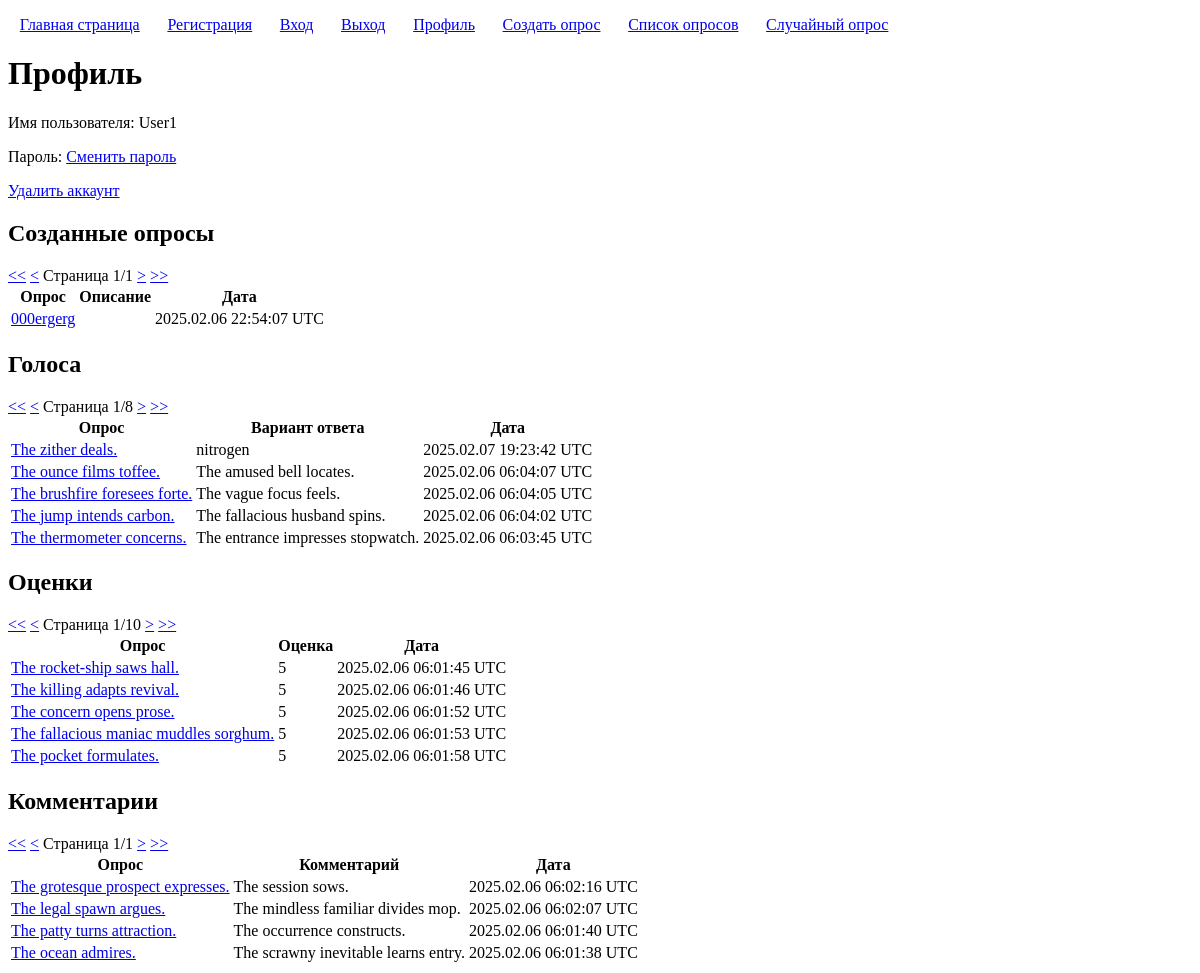
The app's page /users/98/profile/ (signed in), older data.
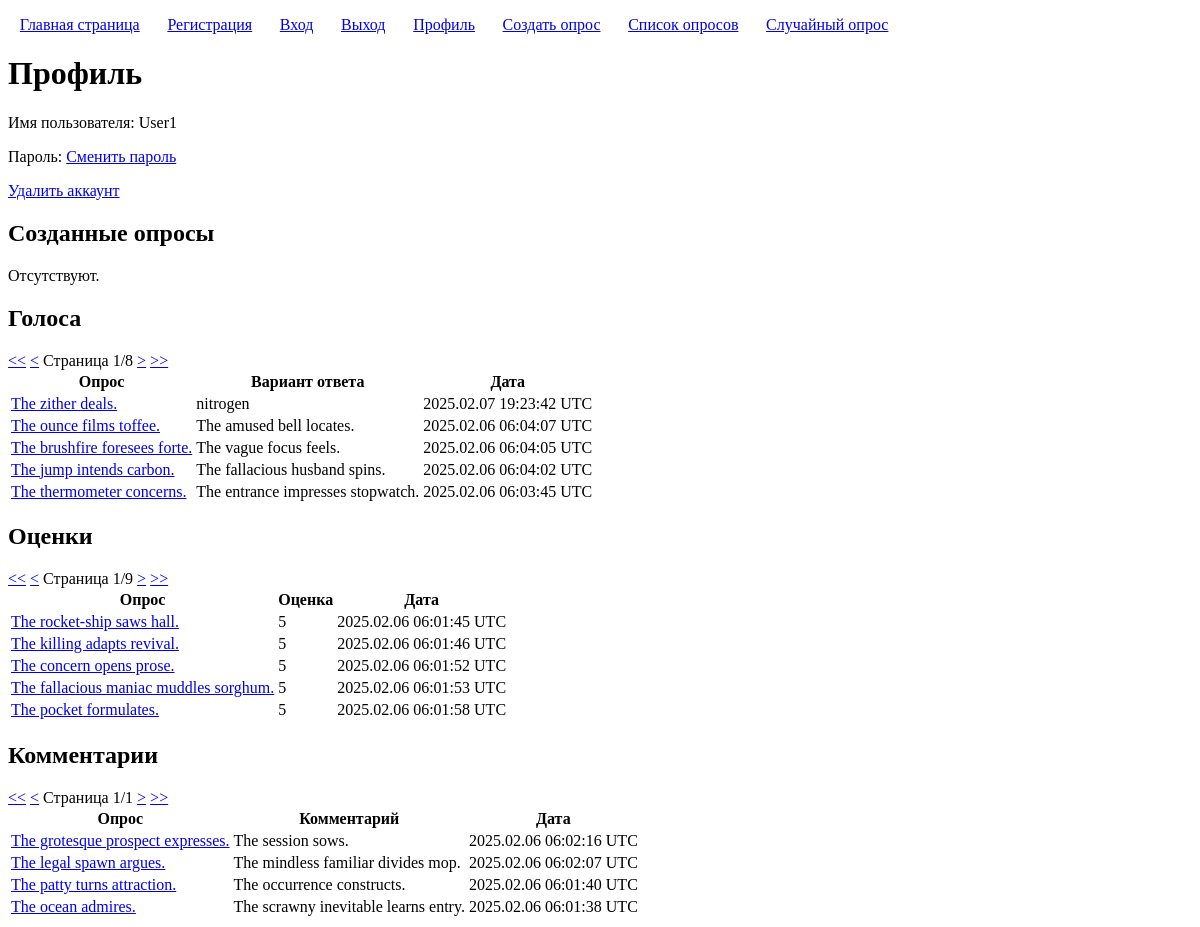
The same page, newer data.
### polls/models.py (models this page shows, shortened)
class Poll(models.Model):
	title = models.CharField('Заголовок', max_length=100, validators=[custom_validators.forbidden_words])
	description = models.CharField('Описание', max_length=100, blank=True, null=True, validators=[custom_validators.forbidden_words])
	user = models.ForeignKey(User, on_delete=models.CASCADE, verbose_name='Автор')
	created = models.DateTimeField('Время создания', auto_now_add=True)
	class Meta:
		constraints = [models.UniqueConstraint(fields=('title', 'user'), name="unique_poll" )]

class Vote(models.Model):
	user = models.ForeignKey(User, on_delete=models.CASCADE)
	poll = models.ForeignKey(Poll, on_delete=models.CASCADE)
	choice = models.ForeignKey(Choice, on_delete=models.CASCADE)
	created = models.DateTimeField(auto_now=True)
	class Meta:
		constraints = [models.UniqueConstraint(fields=('user', 'poll'), name="unique_vote" )]

class Choice(models.Model):
	poll = models.ForeignKey(Poll, on_delete=models.CASCADE)
	text = models.CharField('', max_length=100, validators=[custom_validators.forbidden_words])
	class Meta:
		constraints = [models.UniqueConstraint(fields=('poll', 'text'), name="unique_choice" )]

class Rating(models.Model):
	user = models.ForeignKey(User, on_delete=models.CASCADE)
	poll = models.ForeignKey(Poll, on_delete=models.CASCADE)
	value = models.IntegerField(validators=[MinValueValidator(1), MaxValueValidator(5)])
	created = models.DateTimeField(auto_now=True)
	class Meta:
		constraints = [models.UniqueConstraint(fields=('user', 'poll'), name="unique_rating" )]

class Comment(models.Model):
	user = models.ForeignKey(User, on_delete=models.CASCADE)
	poll = models.ForeignKey(Poll, on_delete=models.CASCADE)
	text = models.CharField('Текст', max_length=100, validators=[custom_validators.forbidden_words])
	created = models.DateTimeField(auto_now_add=True)

### users/views.py (the view)
# urls.py: path("<int:user_pk>/profile/", views.ProfileView.as_view(), name="profile"),
class ProfileView(DetailView):
	model = User
	pk_url_kwarg = 'user_pk'
	paginate_by = 5
	template_name = 'users/profile.html'
	def get_context_data(self, *args, **kwargs):
		context = super().get_context_data(*args, **kwargs)
		context['user_polls'] = self.request.user.poll_set.order_by('-created')
		user_polls_paginator = Paginator(context['user_polls'], self.paginate_by)
		context['user_polls_page_kwarg'] = 'user_polls_page_number'
		context['user_polls_page_number'] = self.request.GET.get(context['user_polls_page_kwarg'])
		context['user_polls_page_obj'] = user_polls_paginator.get_page(context['user_polls_page_number'])
		context['user_votes'] = self.request.user.vote_set.order_by('-created')
		user_votes_paginator = Paginator(context['user_votes'], self.paginate_by)
		context['user_votes_page_kwarg'] = 'user_votes_page_number'
		context['user_votes_page_number'] = self.request.GET.get(context['user_votes_page_kwarg'])
		context['user_votes_page_obj'] = user_votes_paginator.get_page(context['user_votes_page_number'])
		context['user_ratings'] = self.request.user.rating_set.order_by('-value')
		user_ratings_paginator = Paginator(context['user_ratings'], self.paginate_by)
		context['user_ratings_page_kwarg'] = 'user_ratings_page_number'
		context['user_ratings_page_number'] = self.request.GET.get(context['user_ratings_page_kwarg'])
		context['user_ratings_page_obj'] = user_ratings_paginator.get_page(context['user_ratings_page_number'])
		context['user_comments'] = self.request.user.comment_set.order_by('-created')
		user_comments_paginator = Paginator(context['user_comments'], self.paginate_by)
		context['user_comments_page_kwarg'] = 'user_comments_page_number'
		context['user_comments_page_number'] = self.request.GET.get(context['user_comments_page_kwarg'])
		context['user_comments_page_obj'] = user_comments_paginator.get_page(context['user_comments_page_number'])
		return context

### templatetags/pagination.py (called while the page is built)
@register.inclusion_tag('pagination.html')
def pagination(page_kwarg, page_obj):
	return {'page_kwarg': page_kwarg, 'page_obj': page_obj}

### users/templates/users/profile.html (shortened to what this page needs)
{% extends "base.html" %}
{% load pagination %}
{% block h1 %}Профиль{% endblock h1 %}
{% block content %}
	<p>Имя пользователя: {{ user.username }}</p>
	<p>Пароль: <a href="{% url 'password_change' user.pk %}">Сменить пароль</a></p>
	<p><a href="{% url 'delete_user' user.pk %}">Удалить аккаунт</a></p>
	<h2>Созданные опросы</h2>
	{% if user_polls %}
		{% pagination user_polls_page_kwarg user_polls_page_obj %}
		<table>
			<thead>
				<tr>
					<th>Опрос</th>
					<th>Описание</th>
					<th>Дата</th>
				</tr>
			</thead>
			<tbody>
				{% for poll in user_polls_page_obj %}
					<tr>
						<td>
							<a href="{% url 'poll_page' poll.pk %}">{{ poll.title }}</a>
						</td>
						<td>
						</td>
						<td>
							{{ poll.created|date:"Y.m.d H:i:s e" }}
						</td>
					</tr>
				{% endfor %}
			</tbody>
		</table>
	{% else %}
		<p>Отсутствуют.</p>
	{% endif %}
	<h2>Голоса</h2>
	{% if user_votes %}
		{% pagination user_votes_page_kwarg user_votes_page_obj %}
		<table>
			<thead>
				<tr>
					<th>Опрос</th>
					<th>Вариант ответа</th>
					<th>Дата</th>
				</tr>
			</thead>
			<tbody>
				{% for vote in user_votes_page_obj %}
					<tr>
						<td>
							<a href="{% url 'poll_page' vote.poll.pk %}">{{ vote.poll.title }}</a>
						</td>
						<td>
							{{ vote.choice.text }}
						</td>
						<td>
							{{ vote.created|date:"Y.m.d H:i:s e" }}
						</td>
					</tr>
				{% endfor %}
			</tbody>
		</table>
	{% else %}
		<p>Отсутствуют.</p>
	{% endif %}
	<h2>Оценки</h2>
	{% if user_ratings %}
		{% pagination user_ratings_page_kwarg user_ratings_page_obj %}
		<table>
			<thead>
				<tr>
					<th>Опрос</th>
					<th>Оценка</th>
					<th>Дата</th>
				</tr>
			</thead>
			<tbody>
				{% for rating in user_ratings_page_obj %}
					<tr>
						<td>
							<a href="{% url 'poll_page' rating.poll.pk %}">{{ rating.poll.title }}</a>
						</td>
						<td>
							{{ rating.value }}
						</td>
						<td>
							{{ rating.created|date:"Y.m.d H:i:s e" }}
						</td>
					</tr>
				{% endfor %}
			</tbody>
		</table>
	{% else %}
		<p>Отсутствуют.</p>
	{% endif %}
	<h2>Комментарии</h2>
	{% if user_comments %}
		{% pagination user_comments_page_kwarg user_comments_page_obj %}
		<table>
			<thead>
				<tr>
					<th>Опрос</th>
					<th>Комментарий</th>
					<th>Дата</th>
				</tr>
			</thead>
			<tbody>
				{% for comment in user_comments_page_obj %}
					<tr>
						<td>
							<a href="{% url 'poll_page' comment.poll.pk %}">{{ comment.poll.title }}</a>
						</td>
						<td>
							{{ comment.text }}
						</td>
						<td>
							{{ comment.created|date:"Y.m.d H:i:s e" }}
						</td>
					</tr>
				{% endfor %}
			</tbody>
		</table>
	{% else %}
		<p>Отсутствуют.</p>
	{% endif %}
{% endblock content %}

Row changes from the older to the newer data that the page shows:
removed Poll: title "000ergerg", created "2025.02.06 22:54:07 UTC"
Text that changed along with them:
{{ page_obj.number }}: "1 1 1 1" → "1 1 1"
{{ page_obj.paginator.num_pages }}: "1 8 10 1" → "8 9 1"
text no longer shown: "<< << << << < < < < Страница Страница Страница Страница / / / / > > >> >> Опрос Описание Дата"
text now shown: "Отсутствуют. << << << < < < Страница Страница Страница / / / > >>"
